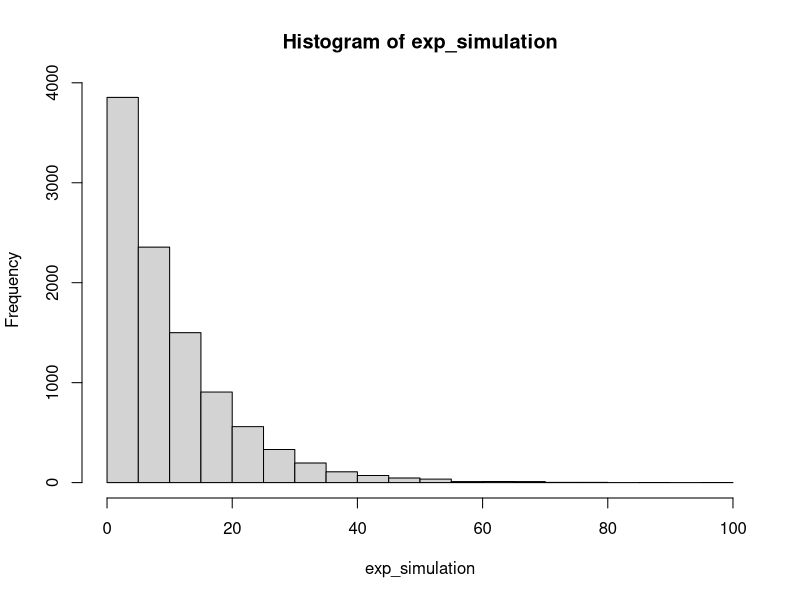

Reproduce this figure in R. (Note: this script raises an error after producing the figure.)
iterations = 10000
beta = 10
exp_simulation = rexp(iterations, 1/10)
hist(exp_simulation)
mean(exp_simulation)
median(exp_simulation)
length(exp_simulation[exp_simulation<5])/ iteratios

n = 15
sample_means = replicate(iteration, men,(rexp(n, 1/beta)))
hist(sample_means)
mean(sample_means)
median(sample_means)

n = 35
sample_means = replicate(iterations, men,mean(rexp(n, 1/beta)))
hist(sample_means)
mean(sample_means)
median(sample_means)
mean(exp_simulation)
sd(exp_simulation)


#f
sd(sample_means)
mean(sample_means)
10/sqrt(35)


#part h
length(sample-means[sample_means>6])/ iterations
